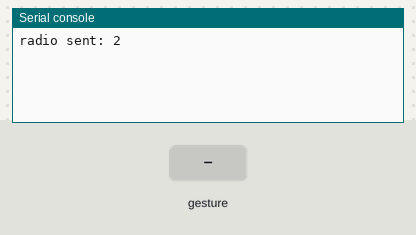
The program below on a simulated BBC micro:bit (MakeCode). Shown: the last lines printed to the serial console. The inputs (shaded band) are chosen by the test bench. No radio messages arrive unless stated (any console line starting 'radio sent:' is added by the test bench); a tilt is held for 1.5 s and a shake lasts 1 s, then the board lies face up again.

Above: at 1.2 s.
1.3 s: gesture 'tilt right'
At 2.5 s:
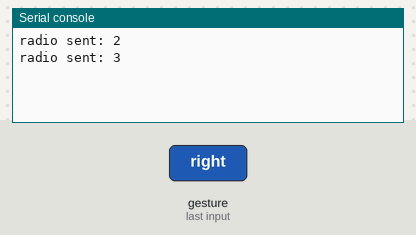
2.8 s: gesture 'logo up'
At 3.8 s:
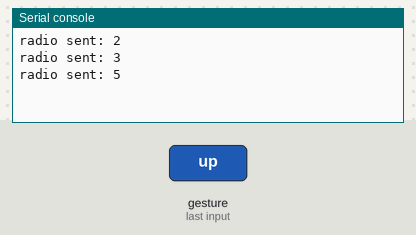
Timing chart, 0 to 5.8 s (numbered marks = the images above; inputs shaded):
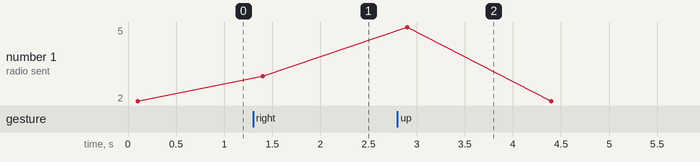

Measured:
- after the input at 1.3 s, the serial console: prints a new line after 0.10 s (image 1)
- after the input at 2.8 s, the serial console: prints a new line after 0.10 s (image 2)
- plotted number 1: 2 → 3 after the input at 1.3 s

The program:

main.ts
```typescript
input.onGesture(Gesture.TiltRight, function () {
    radio.sendNumber(3)
})
input.onGesture(Gesture.ScreenUp, function () {
    radio.sendNumber(2)
})
input.onGesture(Gesture.LogoUp, function () {
    radio.sendNumber(5)
})
input.onGesture(Gesture.TiltLeft, function () {
    radio.sendNumber(4)
})
input.onGesture(Gesture.LogoDown, function () {
    radio.sendNumber(1)
})
radio.setGroup(1)
```

test.ts
```typescript
// testene settes inn her; disse vil ikke kompilert så lenge denne pakken blir brukt som en utvidelse.
```
